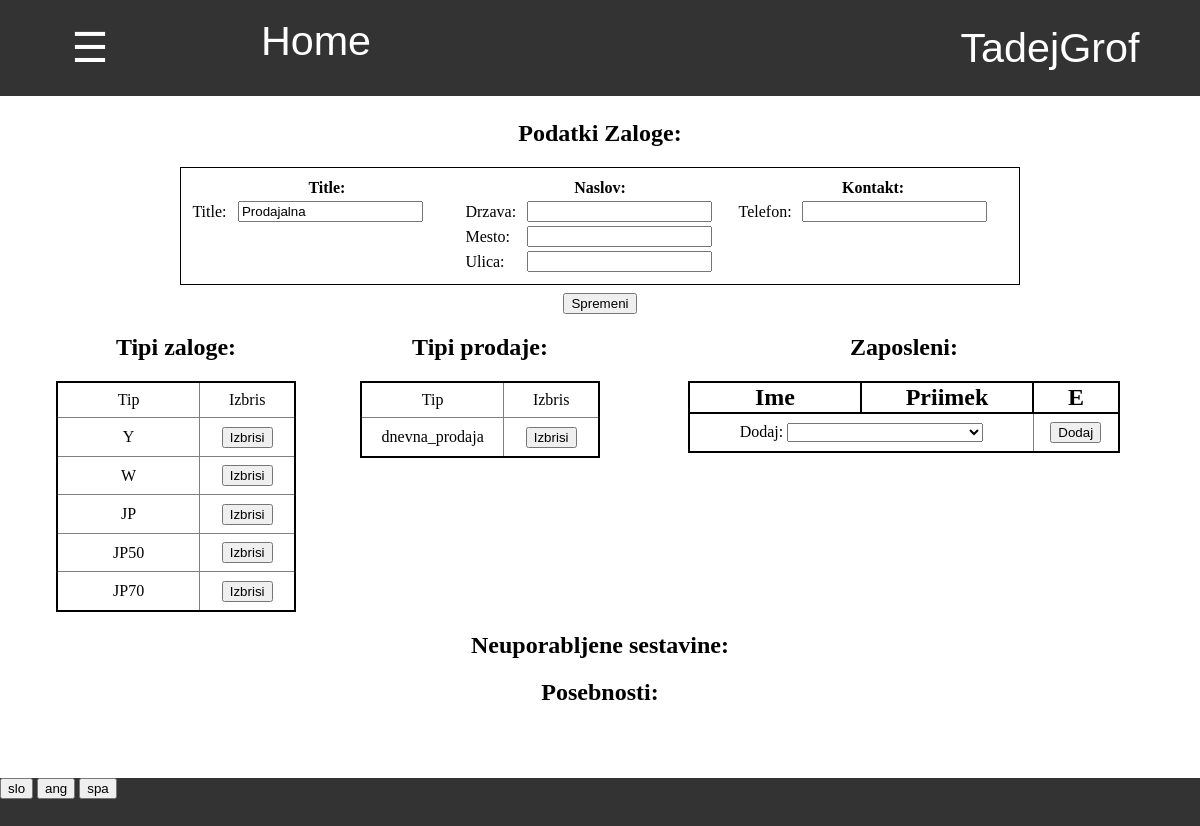
Screenshot of /pregled_zalog/ogled/2/ (signed in) with the database file from the repository.
### program/models.py (models this page shows, shortened)
class Profil(models.Model):
    user = models.OneToOneField(User,on_delete=models.CASCADE)
    jezik =  models.CharField(default="spa",max_length=3, choices=JEZIKI)
    aktivna_zaloga = models.ForeignKey(Zaloga, default=1, on_delete=models.CASCADE)
    dovoljene_zaloge = models.ManyToManyField(Zaloga, related_name = "dovoljene")
    stranka = models.OneToOneField(Stranka, on_delete=models.CASCADE, default=None, null=True, blank=True)
    celo_ime = models.CharField(default="",max_length=40)
    tip_banke = models.CharField(default="",max_length=40)
    stevilka_racuna = models.CharField(default="",max_length=40)
    telefon = models.CharField(default="",max_length=40)

### zaloga/models.py (models this page shows, shortened)
class Zaloga(models.Model):
    title = models.CharField(default="skladisce", max_length=20)
    tipi_prodaje = models.CharField(default='["vele_prodaja"]', max_length=50)
    tipi_sestavine = models.CharField(default='["Y","W","JP","JP50","JP70"]', max_length=50)
    @property
    def tipi_prodaj(self):
        return json.loads(self.tipi_prodaje)
    @property
    def tipi_sestavin(self):
        return json.loads(self.tipi_sestavine)

### program/pregled_views.py (the view)
# urls.py: path('ogled/<int:pk>/',pregled_views.pregled_zaloge, name="pregled_skladisca"),
def pregled_zaloge(request, pk):
    zaloga = Zaloga.objects.get(pk = pk)
    slovar = {
        'zaloga':zaloga,
        'pk':pk
    }
    return pokazi_stran(request,'pregled/zaloga.html',slovar)

### program/models.py (called while the page is built)
    @property
    def vrni_jezike(self):
        return JEZIKI

### request_funkcije.py (called while the page is built)
def vrni_slovar(request):
    with open('slovar.json') as dat:
        slovar = json.load(dat)
    return slovar

def pokazi_stran(request, html, baze={}):
    je_stranka = False
    program = Program.objects.first()
    zaloga = request.user.profil.aktivna_zaloga
    if request.user.profil.stranka != None:
        je_stranka = True
    slovar = {'je_stranka':je_stranka,'program':program,'slovar':vrni_slovar(request),'jezik':request.user.profil.jezik}
    slovar.update(baze)
    if not 'zaloga' in baze:
        slovar.update({'zaloga':zaloga})
    slovar.update({'zaloga_pk':slovar['zaloga'].pk})
    return render(request, html, slovar)

### zaloga/templatetags/zaloga_exstras.py (called while the page is built)
@register.filter(name="ima_prodajo")
def ima_prodajo(zaloga,prodaja):
    return prodaja in zaloga.tipi_prodaj

@register.filter
def keyvalue(dict, key):
    return dict[key]

### program/templates/pregled/zaloga.html (shortened to what this page needs)
{% extends 'program/base.html' %}
{% load zaloga_exstras %}
{% block content %}
<h2 style="margin-top:2%"> Podatki Zaloge: </h2>
<div style="display:inline-block;width:70%;text-align:center;margin-left:10%;margin-right:10%">
    <table style="padding:1%;border:1px solid black" class="tabela_podatkov">
        <tr>
            <th width="33%" colspan="2"> {{slovar|keyvalue:'Title'|keyvalue:jezik}}: </th>
            <th width="33%" colspan="2"> {{slovar|keyvalue:'Naslov'|keyvalue:jezik}}: </th>
            <th width="33%" colspan="2"> {{slovar|keyvalue:'Kontakt'|keyvalue:jezik}}: </th>
        </tr>
        <tr>
            <td> Title: </td>
            <td> <input form="sprememba_zaloge" type="text" name="title" value="{{zaloga.title}}">  </td>
            <td> Drzava: </td>
            <td> <input form="sprememba_zaloge" name="drzava" value="{{zaloga.naslov.drzava}}"> </td>
            <td> Telefon: </td>
            <td> <input form="sprememba_zaloge" type="text" value="{{zaloga.telefon}}">  </td>
        </tr>
        <tr>
            <td></td>
            <td></td>
            <td> Mesto: </td>
            <td> <input form="sprememba_zaloge" name="mesto" value="{{zaloga.naslov.mesto}}"> </td>
        </tr>
        <tr>
            <td></td>
            <td></td>
            <td> Ulica: </td>
            <td> <input form="sprememba_zaloge" name="ulica" value="{{zaloga.naslov.ulica}}"> </td>
        </tr>
    </table>
    <form id="sprememba_zaloge" action="{% url 'sprememba_zaloge' zaloga.pk %}" method="POST">
        <input type="submit" value="{{slovar|keyvalue:'Spremeni'|keyvalue:jezik}}">
    </form>
</div>
<div style="display:inline-block;width:25%;vertical-align:top">
    <h2> Tipi zaloge: </h2>
    <div class="table" >
        <table style="width:80%;margin-left:10%"   class="tabela_vnosov">
            <tr>
                <td width="60%"> Tip </td>
                <td width="40%"> Izbris </td>
            </tr>
            {% for tip in zaloga.tipi_sestavin %}
                <tr>
                    <td> {{tip}} </td>
                    <td>
                        <form method="POST">
                            <input type="submit" value="Izbrisi">
                        </form>
                    </td>
                </tr>
            {% endfor %}
        </table>
    </div>
</div>
<div style="display:inline-block;width:25%;vertical-align:top">
    <h2> Tipi prodaje: </h2>
    <div class="table" >
        <table  style="width:80%;margin-left:10%"  class="tabela_vnosov">
            <tr>
                <td width="60%"> Tip </td>
                <td width="40%"> Izbris </td>
            </tr>
            {% for tip in zaloga.tipi_prodaj %}
                <tr>
                    <td> {{tip}} </td>
                    <td>
                        <form method="POST">
                            <input type="submit" value="Izbrisi">
                        </form>
                    </td>
                </tr>
            {% endfor %}
        </table>
    </div>
</div>
<div style="display:inline-block;width:45%;vertical-align:top">
    <h2> Zaposleni: </h2>
    <div style="width:80%;display:inline-block"  class="table" >
        <table  class="tabela_vnosov">
            <tr>
                <th width="40%"> Ime </th>
                <th width="40%"> Priimek </th>
                <th width="20%"> E </th>
            </tr>
            <tr>
                <td colspan="2">
                    Dodaj:
                    <select style="width:60%" form="nov_zaposleni" name="zaposleni">
                    </select>
                </td>
                <td>
                    <form method="POST">
                        <input type="submit" value="Dodaj">
                    </form>
                </td>
            </tr>
        </table>
    </div>
</div>
<h2> Neuporabljene sestavine: </h2>
<h2> Posebnosti: </h2>
{% endblock %}

### program/templates/css/navbar.html (shortened to what this page needs)
{% load zaloga_exstras %}
<div id="navbar" class="navbar">
    {% if je_stranka %}
        <div style="display:inline-block;width:28%"><a href="{% url 'stranka_pregled_narocil' %}" style="width:100%"> Pregled narocil </a></div>
        <div style="display:inline-block;width:22%"><a href="{% url 'stranka_zgodovina' %}" style="width:100%"> Zgodovina </a></div>
        <a style="width:15%" href="/">Home</a>
    {% else %}
        <button onclick="odpri()" class="nav" style="width:15%"> ☰ </button>
        <a style="width:20%" href="/">Home</a>
    {% endif %}
    <div class="racun dropdown" id="racun">
        <button class="dropbtn" >{{ user.get_username }}
        </button>
    </div>
</div>

### program/static/css/footer.css (style rules this page uses)
div { margin: 0%; padding: 0%; }
div input { margin: 0%; }
div form { margin:0%; padding: 0% }

### program/templates/program/base.html (style rules this page uses)
body { margin: 0%; padding: 0%; overflow:hidden; }
div { margin: 0%; padding: 0%; }

### program/templates/css/tabele.html (style rules this page uses)
table.tabela_vnosov { width:100%; border-spacing:0; border: 2px solid black; border-collapse: collapse; padding:0.5%; table-layout:"fixed" }
table.tabela_vnosov th { border: 2px solid black; border-collapse: collapse; font-size: 150%; }
table.tabela_vnosov td { font-size: 100%; text-align: center; border: 1px solid grey; padding: 1vmin; border-collapse: collapse; }
table.tabela_podatkov { width:100%; margin-bottom:1%; }

### program/templates/css/navbar.html (style rules this page uses)
.navbar { overflow: hidden; background-color: #333; font-family: Arial; height:12% }
.navbar a { float: left; font-size: 5vmin; color: white; text-align: center; padding: 18px 16px; text-decoration:none; height:100%; }
.navbar .dropdown, .nav { float: left; height:100%; width:100%; margin:0; overflow:hidden; }
.navbar .dropdown .dropbtn, .nav { font-size: 5vmin; border: none; outline: none; color: white; padding: 12px 16px; width:100%; height:100%; background-color: inherit; font-family: inherit; margin: 0; }
.navbar .racun { float:right; width:300px; overflow:hidden }

### rows the page displays
Profil: jezik "Title", jezik "Naslov", jezik "Kontakt", jezik "Spremeni"
Zaloga: title "Prodajalna"

### other values shown
{{ user.get_username }} "TadejGrof"
{{ tip }} "Y" "W" "JP" "JP50" "JP70"
{{ tip }} "dnevna_prodaja"
